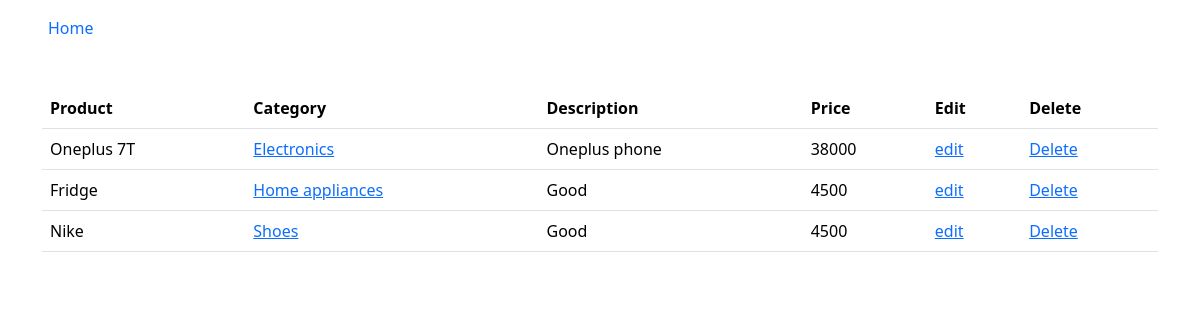
Screenshot of /product/list with the database file from the repository.
### store/models.py (models this page shows, shortened)
class Produuct(models.Model):
    product_name=models.CharField(max_length=200)
    category_name=models.ForeignKey(Category,on_delete=models.CASCADE)
    description=models.CharField(max_length=200)
    price=models.PositiveIntegerField()

class Category(models.Model):
    category_name=models.CharField(max_length=200)
    def __str__(self):
        return self.category_name

### store/views.py (the view)
# urls.py: path("product/list",views.ProductListView.as_view(),name="list"),
class ProductListView(ListView):
    template_name="Product_list.html"
    model=Produuct
    context_object_name="data"

### store/templates/product_list.html (shortened to what this page needs)
<!DOCTYPE html>
<html lang="en">
<head>
    <link href="https://cdn.jsdelivr.net/npm/bootstrap@5.3.2/dist/css/bootstrap.min.css" rel="stylesheet">
</head>
<body>
    <div class="mt-3 ms-5">
        <a class="text-decoration-none" href="{%url 'home'%}">Home</a>
    </div>
    <div class="container">
        <div class="mt-5">
            <table class="table">
                <tr>
                    <th scope="col">Product</th>
                    <th scope="col">Category</th>
                    <th scope="col">Description</th>
                    <th scope="col">Price</th>
                    <th scope="col">Edit</th>
                    <th scope="col">Delete</th>
                  </tr>
                <tr>
                {%for p in data%}
                <tr>
                    <td>{{p.product_name}}</td>
                    <td><a href="">{{p.category_name}}</a></td>
                    <td>{{p.description}}</td>
                    <td>{{p.price}}</td>
                    <td><a href="{%url 'change' p.id%}">edit</a></td>
                    <td><a href="{%url 'remove' p.id%}">Delete</a></td>
                </tr>
                {%endfor%}
              </table>
        </div>
    </div>
</body>
</html>

### rows the page displays
Produuct: product_name "Oneplus 7T", category_name "Electronics", description "Oneplus phone", price "38000"
Produuct: product_name "Fridge", category_name "Home appliances", description "Good", price "4500"
Produuct: product_name "Nike", category_name "Shoes", description "Good", price "4500"
